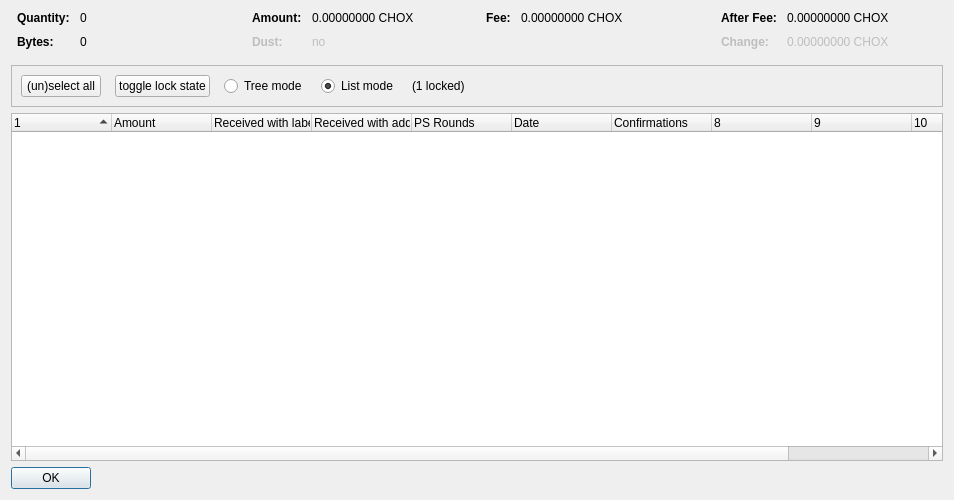
<?xml version="1.0" encoding="UTF-8"?>
<ui version="4.0">
 <class>CoinControlDialog</class>
 <widget class="QDialog" name="CoinControlDialog">
  <property name="geometry">
   <rect>
    <x>0</x>
    <y>0</y>
    <width>954</width>
    <height>500</height>
   </rect>
  </property>
  <property name="windowTitle">
   <string>Coin Selection</string>
  </property>
  <layout class="QVBoxLayout" name="verticalLayout">
   <item>
    <layout class="QHBoxLayout" name="horizontalLayoutTop" stretch="0,0,0,0">
     <property name="topMargin">
      <number>0</number>
     </property>
     <property name="bottomMargin">
      <number>10</number>
     </property>
     <item>
      <layout class="QFormLayout" name="formLayoutCoinControl1">
       <property name="horizontalSpacing">
        <number>10</number>
       </property>
       <property name="verticalSpacing">
        <number>10</number>
       </property>
       <property name="leftMargin">
        <number>6</number>
       </property>
       <property name="rightMargin">
        <number>6</number>
       </property>
       <item row="0" column="0">
        <widget class="QLabel" name="labelCoinControlQuantityText">
         <property name="font">
          <font>
           <weight>75</weight>
           <bold>true</bold>
          </font>
         </property>
         <property name="text">
          <string>Quantity:</string>
         </property>
        </widget>
       </item>
       <item row="0" column="1">
        <widget class="QLabel" name="labelCoinControlQuantity">
         <property name="cursor">
          <cursorShape>IBeamCursor</cursorShape>
         </property>
         <property name="contextMenuPolicy">
          <enum>Qt::ActionsContextMenu</enum>
         </property>
         <property name="text">
          <string notr="true">0</string>
         </property>
         <property name="textInteractionFlags">
          <set>Qt::LinksAccessibleByMouse|Qt::TextSelectableByKeyboard|Qt::TextSelectableByMouse</set>
         </property>
        </widget>
       </item>
       <item row="1" column="0">
        <widget class="QLabel" name="labelCoinControlBytesText">
         <property name="font">
          <font>
           <weight>75</weight>
           <bold>true</bold>
          </font>
         </property>
         <property name="text">
          <string>Bytes:</string>
         </property>
        </widget>
       </item>
       <item row="1" column="1">
        <widget class="QLabel" name="labelCoinControlBytes">
         <property name="cursor">
          <cursorShape>IBeamCursor</cursorShape>
         </property>
         <property name="contextMenuPolicy">
          <enum>Qt::ActionsContextMenu</enum>
         </property>
         <property name="text">
          <string notr="true">0</string>
         </property>
         <property name="textInteractionFlags">
          <set>Qt::LinksAccessibleByMouse|Qt::TextSelectableByKeyboard|Qt::TextSelectableByMouse</set>
         </property>
        </widget>
       </item>
      </layout>
     </item>
     <item>
      <layout class="QFormLayout" name="formLayoutCoinControl2">
       <property name="horizontalSpacing">
        <number>10</number>
       </property>
       <property name="verticalSpacing">
        <number>10</number>
       </property>
       <property name="leftMargin">
        <number>6</number>
       </property>
       <property name="rightMargin">
        <number>6</number>
       </property>
       <item row="0" column="0">
        <widget class="QLabel" name="labelCoinControlAmountText">
         <property name="font">
          <font>
           <weight>75</weight>
           <bold>true</bold>
          </font>
         </property>
         <property name="text">
          <string>Amount:</string>
         </property>
        </widget>
       </item>
       <item row="0" column="1">
        <widget class="QLabel" name="labelCoinControlAmount">
         <property name="cursor">
          <cursorShape>IBeamCursor</cursorShape>
         </property>
         <property name="contextMenuPolicy">
          <enum>Qt::ActionsContextMenu</enum>
         </property>
         <property name="text">
          <string notr="true">0.00000000 CHOX</string>
         </property>
         <property name="textInteractionFlags">
          <set>Qt::LinksAccessibleByMouse|Qt::TextSelectableByKeyboard|Qt::TextSelectableByMouse</set>
         </property>
        </widget>
       </item>
       <item row="1" column="0">
        <widget class="QLabel" name="labelCoinControlLowOutputText">
         <property name="enabled">
          <bool>false</bool>
         </property>
         <property name="font">
          <font>
           <weight>75</weight>
           <bold>true</bold>
          </font>
         </property>
         <property name="text">
          <string>Dust:</string>
         </property>
        </widget>
       </item>
       <item row="1" column="1">
        <widget class="QLabel" name="labelCoinControlLowOutput">
         <property name="enabled">
          <bool>false</bool>
         </property>
         <property name="cursor">
          <cursorShape>IBeamCursor</cursorShape>
         </property>
         <property name="contextMenuPolicy">
          <enum>Qt::ActionsContextMenu</enum>
         </property>
         <property name="text">
          <string notr="true">no</string>
         </property>
         <property name="textInteractionFlags">
          <set>Qt::LinksAccessibleByMouse|Qt::TextSelectableByKeyboard|Qt::TextSelectableByMouse</set>
         </property>
        </widget>
       </item>
      </layout>
     </item>
     <item>
      <layout class="QFormLayout" name="formLayoutCoinControl3">
       <property name="horizontalSpacing">
        <number>10</number>
       </property>
       <property name="verticalSpacing">
        <number>10</number>
       </property>
       <property name="leftMargin">
        <number>6</number>
       </property>
       <property name="rightMargin">
        <number>6</number>
       </property>
       <item row="0" column="0">
        <widget class="QLabel" name="labelCoinControlFeeText">
         <property name="font">
          <font>
           <weight>75</weight>
           <bold>true</bold>
          </font>
         </property>
         <property name="text">
          <string>Fee:</string>
         </property>
        </widget>
       </item>
       <item row="0" column="1">
        <widget class="QLabel" name="labelCoinControlFee">
         <property name="cursor">
          <cursorShape>IBeamCursor</cursorShape>
         </property>
         <property name="contextMenuPolicy">
          <enum>Qt::ActionsContextMenu</enum>
         </property>
         <property name="text">
          <string notr="true">0.00000000 CHOX</string>
         </property>
         <property name="textInteractionFlags">
          <set>Qt::LinksAccessibleByMouse|Qt::TextSelectableByKeyboard|Qt::TextSelectableByMouse</set>
         </property>
        </widget>
       </item>
      </layout>
     </item>
     <item>
      <layout class="QFormLayout" name="formLayoutCoinControl4">
       <property name="horizontalSpacing">
        <number>10</number>
       </property>
       <property name="verticalSpacing">
        <number>10</number>
       </property>
       <property name="leftMargin">
        <number>6</number>
       </property>
       <property name="rightMargin">
        <number>6</number>
       </property>
       <item row="0" column="0">
        <widget class="QLabel" name="labelCoinControlAfterFeeText">
         <property name="font">
          <font>
           <weight>75</weight>
           <bold>true</bold>
          </font>
         </property>
         <property name="text">
          <string>After Fee:</string>
         </property>
        </widget>
       </item>
       <item row="0" column="1">
        <widget class="QLabel" name="labelCoinControlAfterFee">
         <property name="cursor">
          <cursorShape>IBeamCursor</cursorShape>
         </property>
         <property name="contextMenuPolicy">
          <enum>Qt::ActionsContextMenu</enum>
         </property>
         <property name="text">
          <string notr="true">0.00000000 CHOX</string>
         </property>
         <property name="textInteractionFlags">
          <set>Qt::LinksAccessibleByMouse|Qt::TextSelectableByKeyboard|Qt::TextSelectableByMouse</set>
         </property>
        </widget>
       </item>
       <item row="1" column="0">
        <widget class="QLabel" name="labelCoinControlChangeText">
         <property name="enabled">
          <bool>false</bool>
         </property>
         <property name="font">
          <font>
           <weight>75</weight>
           <bold>true</bold>
          </font>
         </property>
         <property name="text">
          <string>Change:</string>
         </property>
        </widget>
       </item>
       <item row="1" column="1">
        <widget class="QLabel" name="labelCoinControlChange">
         <property name="enabled">
          <bool>false</bool>
         </property>
         <property name="cursor">
          <cursorShape>IBeamCursor</cursorShape>
         </property>
         <property name="contextMenuPolicy">
          <enum>Qt::ActionsContextMenu</enum>
         </property>
         <property name="text">
          <string notr="true">0.00000000 CHOX</string>
         </property>
         <property name="textInteractionFlags">
          <set>Qt::LinksAccessibleByMouse|Qt::TextSelectableByKeyboard|Qt::TextSelectableByMouse</set>
         </property>
        </widget>
       </item>
      </layout>
     </item>
    </layout>
   </item>
   <item>
    <widget class="QFrame" name="frame">
     <property name="minimumSize">
      <size>
       <width>0</width>
       <height>40</height>
      </size>
     </property>
     <property name="frameShape">
      <enum>QFrame::StyledPanel</enum>
     </property>
     <property name="frameShadow">
      <enum>QFrame::Sunken</enum>
     </property>
     <layout class="QHBoxLayout" name="horizontalLayout">
      <item>
       <layout class="QHBoxLayout" name="horizontalLayoutPanel" stretch="0,0,0,0,0,0">
        <property name="spacing">
         <number>14</number>
        </property>
        <item>
         <widget class="QPushButton" name="pushButtonSelectAll">
          <property name="sizePolicy">
           <sizepolicy hsizetype="Maximum" vsizetype="Fixed">
            <horstretch>0</horstretch>
            <verstretch>0</verstretch>
           </sizepolicy>
          </property>
          <property name="text">
           <string>(un)select all</string>
          </property>
          <property name="autoDefault">
           <bool>false</bool>
          </property>
         </widget>
        </item>
        <item>
         <widget class="QPushButton" name="pushButtonToggleLock">
          <property name="sizePolicy">
           <sizepolicy hsizetype="Maximum" vsizetype="Fixed">
            <horstretch>0</horstretch>
            <verstretch>0</verstretch>
           </sizepolicy>
          </property>
          <property name="text">
           <string>toggle lock state</string>
          </property>
          <property name="autoDefault">
           <bool>false</bool>
          </property>
         </widget>
        </item>
        <item>
         <widget class="QRadioButton" name="radioTreeMode">
          <property name="sizePolicy">
           <sizepolicy hsizetype="Maximum" vsizetype="Fixed">
            <horstretch>0</horstretch>
            <verstretch>0</verstretch>
           </sizepolicy>
          </property>
          <property name="text">
           <string>Tree mode</string>
          </property>
         </widget>
        </item>
        <item>
         <widget class="QRadioButton" name="radioListMode">
          <property name="sizePolicy">
           <sizepolicy hsizetype="Maximum" vsizetype="Fixed">
            <horstretch>0</horstretch>
            <verstretch>0</verstretch>
           </sizepolicy>
          </property>
          <property name="text">
           <string>List mode</string>
          </property>
          <property name="checked">
           <bool>true</bool>
          </property>
         </widget>
        </item>
        <item>
         <widget class="QLabel" name="labelLocked">
          <property name="text">
           <string>(1 locked)</string>
          </property>
         </widget>
        </item>
        <item>
         <spacer name="horizontalSpacer">
          <property name="orientation">
           <enum>Qt::Horizontal</enum>
          </property>
          <property name="sizeHint" stdset="0">
           <size>
            <width>40</width>
            <height>20</height>
           </size>
          </property>
         </spacer>
        </item>
       </layout>
      </item>
     </layout>
    </widget>
   </item>
   <item>
    <widget class="CoinControlTreeWidget" name="treeWidget">
     <property name="contextMenuPolicy">
      <enum>Qt::CustomContextMenu</enum>
     </property>
     <property name="sortingEnabled">
      <bool>false</bool>
     </property>
     <property name="columnCount">
      <number>11</number>
     </property>
     <attribute name="headerShowSortIndicator" stdset="0">
      <bool>true</bool>
     </attribute>
     <attribute name="headerStretchLastSection">
      <bool>false</bool>
     </attribute>
     <column>
      <property name="text">
       <string/>
      </property>
     </column>
     <column>
      <property name="text">
       <string>Amount</string>
      </property>
     </column>
     <column>
      <property name="text">
       <string>Received with label</string>
      </property>
     </column>
     <column>
      <property name="text">
       <string>Received with address</string>
      </property>
     </column>
     <column>
      <property name="text">
       <string>PS Rounds</string>
      </property>
     </column>
     <column>
      <property name="text">
       <string>Date</string>
      </property>
     </column>
     <column>
      <property name="text">
       <string>Confirmations</string>
      </property>
      <property name="toolTip">
       <string>Confirmed</string>
      </property>
     </column>
     <column>
      <property name="text">
       <string/>
      </property>
     </column>
     <column>
      <property name="text">
       <string/>
      </property>
     </column>
     <column>
      <property name="text">
       <string/>
      </property>
     </column>
     <column>
      <property name="text">
       <string/>
      </property>
     </column>
    </widget>
   </item>
   <item>
    <widget class="QDialogButtonBox" name="buttonBox">
     <property name="sizePolicy">
      <sizepolicy hsizetype="Maximum" vsizetype="Fixed">
       <horstretch>0</horstretch>
       <verstretch>0</verstretch>
      </sizepolicy>
     </property>
     <property name="orientation">
      <enum>Qt::Horizontal</enum>
     </property>
     <property name="standardButtons">
      <set>QDialogButtonBox::Ok</set>
     </property>
    </widget>
   </item>
  </layout>
 </widget>
 <customwidgets>
  <customwidget>
   <class>CoinControlTreeWidget</class>
   <extends>QTreeWidget</extends>
   <header>coincontroltreewidget.h</header>
  </customwidget>
 </customwidgets>
 <resources/>
 <connections/>
</ui>
